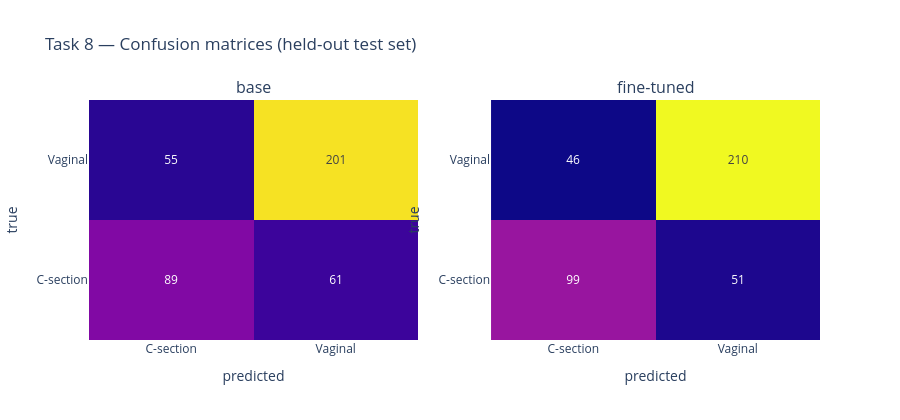

Source (notebook cell):
### Code cell
# Confusion matrices side-by-side. Diagonal = correct; off-diagonal = class swap.
# Fine-tuning should shrink the off-diagonal counts noticeably.
from sklearn.metrics import confusion_matrix

classes = base_logreg["classes"]
cm_base = confusion_matrix(base_logreg["y_true"], base_logreg["y_pred"], labels=classes)
cm_ft   = confusion_matrix(ft_logreg["y_true"],   ft_logreg["y_pred"],   labels=classes)

fig = make_subplots(rows=1, cols=2, subplot_titles=("base", "fine-tuned"))
for cm, col_idx in ((cm_base, 1), (cm_ft, 2)):
    fig.add_trace(
        px.imshow(cm, x=classes, y=classes, text_auto=True,
                  color_continuous_scale="Blues").data[0],
        row=1, col=col_idx,
    )
    fig.update_xaxes(title_text="predicted", row=1, col=col_idx)
    fig.update_yaxes(title_text="true",      row=1, col=col_idx)
fig.update_layout(title="Task 8 — Confusion matrices (held-out test set)", height=420,
                  coloraxis_showscale=False)
fig

### Figure 1 — Plotly figure (JSON) as saved in the notebook; plotly's stock layout.template omitted (floating-point values rounded to 4 significant figures)
{"data": [{"coloraxis": "coloraxis", "hovertemplate": "x: %{x}<br>y: %{y}<br>color: %{z}<extra></extra>", "name": "0", "texttemplate": "%{z}", "type": "heatmap", "x": ["C-section", "Vaginal"], "xaxis": "x", "y": ["C-section", "Vaginal"], "yaxis": "y", "z": [[89, 61], [55, 201]]}, {"coloraxis": "coloraxis", "hovertemplate": "x: %{x}<br>y: %{y}<br>color: %{z}<extra></extra>", "name": "0", "texttemplate": "%{z}", "type": "heatmap", "x": ["C-section", "Vaginal"], "xaxis": "x2", "y": ["C-section", "Vaginal"], "yaxis": "y2", "z": [[99, 51], [46, 210]]}], "layout": {"annotations": [{"font": {"size": 16}, "showarrow": false, "text": "base", "x": 0.225, "xanchor": "center", "xref": "paper", "y": 1, "yanchor": "bottom", "yref": "paper"}, {"font": {"size": 16}, "showarrow": false, "text": "fine-tuned", "x": 0.775, "xanchor": "center", "xref": "paper", "y": 1, "yanchor": "bottom", "yref": "paper"}], "coloraxis": {"showscale": false}, "height": 420, "title": {"text": "Task 8 — Confusion matrices (held-out test set)"}, "xaxis": {"anchor": "y", "domain": [0, 0.45], "title": {"text": "predicted"}}, "xaxis2": {"anchor": "y2", "domain": [0.55, 1], "title": {"text": "predicted"}}, "yaxis": {"anchor": "x", "domain": [0, 1], "title": {"text": "true"}}, "yaxis2": {"anchor": "x2", "domain": [0, 1], "title": {"text": "true"}}}}
